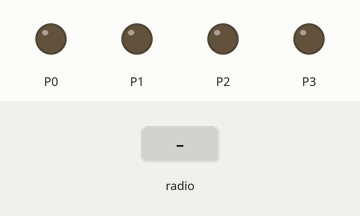
Simulated run of this program. Board: BBC micro:bit (MakeCode). Parts: output pins drawn as LEDs (lit = HIGH). The inputs (shaded band) are chosen by the test bench.

Above: at 1.2 s.
1.3 s: radio message "BOTAO_A" arrives
At 2.5 s:
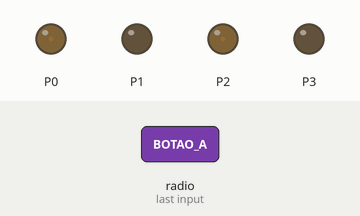
2.8 s: radio message "DIREITA" arrives
At 3.7 s:
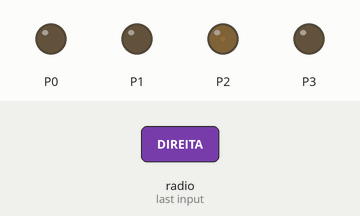
4.3 s: radio message "INICIAR" arrives
At 4.9 s:
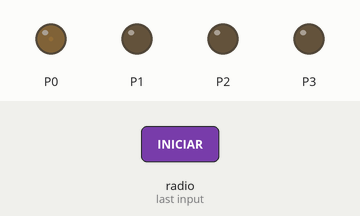
5.8 s: radio message "BOTAO_B" arrives
At 7.0 s:
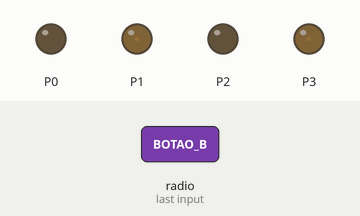
7.3 s: radio message "ESQUERDA" arrives
At 8.4 s:
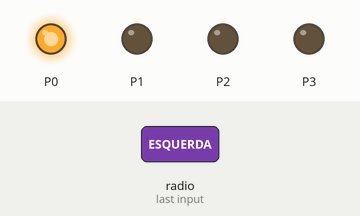
8.8 s: radio message "BOTAO_A_B" arrives
At 9.5 s:
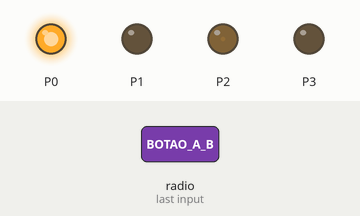
Timing chart, 0 to 11.3 s (numbered marks = the images above; inputs shaded):
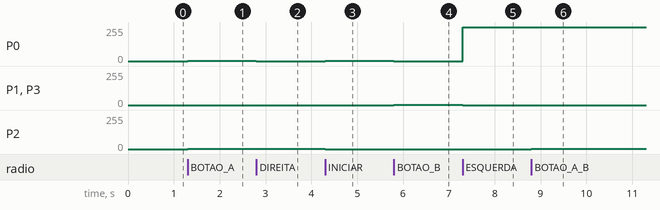

The program:

main.ts
```typescript
enum RadioMessage {
    INICIAR = 120,
    BOTAO_A = 1598,
    BOTAO_A_B = 4412,
    DIREITA = 12197,
    ESQUERDA = 27293,
    DESLIGAR = 30426,
    BOTAO_B = 38770,
    message1 = 49434
}
radio.onReceivedMessage(RadioMessage.BOTAO_A, function () {
    pins.analogWritePin(AnalogPin.P0, 1)
    pins.analogWritePin(AnalogPin.P1, 0)
    pins.analogWritePin(AnalogPin.P2, 1)
    pins.analogWritePin(AnalogPin.P3, 0)
})
radio.onReceivedMessage(RadioMessage.DIREITA, function () {
    pins.analogWritePin(AnalogPin.P0, 0)
    pins.analogWritePin(AnalogPin.P1, 0)
    pins.analogWritePin(AnalogPin.P2, 1)
    pins.analogWritePin(AnalogPin.P3, 0)
})
radio.onReceivedMessage(RadioMessage.INICIAR, function () {
    for (let index = 0; index < 4; index++) {
        pins.analogWritePin(AnalogPin.P0, 1)
        pins.analogWritePin(AnalogPin.P1, 0)
        pins.analogWritePin(AnalogPin.P2, 1)
        pins.analogWritePin(AnalogPin.P3, 0)
    }
    pins.analogWritePin(AnalogPin.P0, 0)
    pins.analogWritePin(AnalogPin.P1, 0)
    pins.analogWritePin(AnalogPin.P2, 1)
    pins.analogWritePin(AnalogPin.P3, 0)
    for (let index = 0; index < 4; index++) {
        pins.analogWritePin(AnalogPin.P0, 1)
        pins.analogWritePin(AnalogPin.P1, 0)
        pins.analogWritePin(AnalogPin.P2, 1)
        pins.analogWritePin(AnalogPin.P3, 0)
    }
    pins.analogWritePin(AnalogPin.P0, 1)
    pins.analogWritePin(AnalogPin.P1, 0)
    pins.analogWritePin(AnalogPin.P2, 0)
    pins.analogWritePin(AnalogPin.P3, 0)
    for (let index = 0; index < 4; index++) {
        pins.analogWritePin(AnalogPin.P0, 1)
        pins.analogWritePin(AnalogPin.P1, 0)
        pins.analogWritePin(AnalogPin.P2, 1)
        pins.analogWritePin(AnalogPin.P3, 0)
    }
    for (let index = 0; index < 4; index++) {
        pins.analogWritePin(AnalogPin.P0, 1)
        pins.analogWritePin(AnalogPin.P1, 1)
        pins.analogWritePin(AnalogPin.P2, 1)
        pins.analogWritePin(AnalogPin.P3, 1)
    }
    pins.analogWritePin(AnalogPin.P0, 0)
    pins.analogWritePin(AnalogPin.P1, 0)
    pins.analogWritePin(AnalogPin.P2, 1)
    pins.analogWritePin(AnalogPin.P3, 0)
    for (let index = 0; index < 4; index++) {
        pins.analogWritePin(AnalogPin.P0, 1)
        pins.analogWritePin(AnalogPin.P1, 0)
        pins.analogWritePin(AnalogPin.P2, 1)
        pins.analogWritePin(AnalogPin.P3, 0)
    }
    for (let index = 0; index < 4; index++) {
        pins.analogWritePin(AnalogPin.P0, 1)
        pins.analogWritePin(AnalogPin.P1, 1)
        pins.analogWritePin(AnalogPin.P2, 1)
        pins.analogWritePin(AnalogPin.P3, 1)
    }
    for (let index = 0; index < 2; index++) {
        pins.analogWritePin(AnalogPin.P0, 1)
        pins.analogWritePin(AnalogPin.P1, 0)
        pins.analogWritePin(AnalogPin.P2, 0)
        pins.analogWritePin(AnalogPin.P3, 0)
    }
})
radio.onReceivedMessage(RadioMessage.BOTAO_B, function () {
    pins.digitalWritePin(DigitalPin.P0, 0)
    pins.analogWritePin(AnalogPin.P1, 1)
    pins.analogWritePin(AnalogPin.P2, 0)
    pins.analogWritePin(AnalogPin.P3, 1)
})
radio.onReceivedMessage(RadioMessage.DESLIGAR, function () {
    pins.digitalWritePin(DigitalPin.P0, 0)
    pins.analogWritePin(AnalogPin.P1, 0)
    pins.analogWritePin(AnalogPin.P2, 0)
    pins.analogWritePin(AnalogPin.P3, 0)
})
radio.onReceivedMessage(RadioMessage.ESQUERDA, function () {
    pins.digitalWritePin(DigitalPin.P0, 1)
    pins.analogWritePin(AnalogPin.P1, 0)
    pins.analogWritePin(AnalogPin.P2, 0)
    pins.analogWritePin(AnalogPin.P3, 0)
})
radio.onReceivedMessage(RadioMessage.BOTAO_A_B, function () {
    for (let index = 0; index < 5; index++) {
        pins.digitalWritePin(DigitalPin.P0, 1)
        pins.analogWritePin(AnalogPin.P1, 0)
        pins.analogWritePin(AnalogPin.P2, 1)
        pins.analogWritePin(AnalogPin.P3, 0)
        continue;
    }
})
radio.setGroup(55)
```

test.ts
```typescript
// testes vão aqui; isto não será compilado quando este pacote for usado como uma extensão.
```

Measured:
- after the input at 1.3 s, P0, P2: 0/255 → 1/255 at once
- after the input at 2.8 s, P0: 1/255 → 0/255 at once
- after the input at 4.3 s, P0: 0/255 → 1/255 at once; P2: 1/255 → 0/255 at once
- after the input at 5.8 s, P0: 1/255 → 0/255 at once; P1, P3: 0/255 → 1/255 at once
- after the input at 7.3 s, P0: 0/255 → 255/255 at once; P1, P3: 1/255 → 0/255 at once
- after the input at 8.8 s, P2: 0/255 → 1/255 at once
